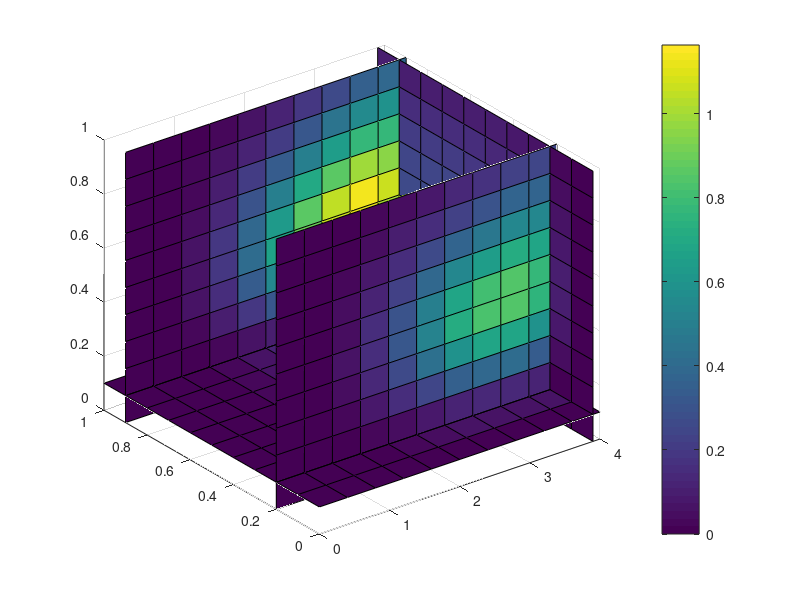

MATLAB code for this plot:
%  Flow with Fick Dispersion in 3D
%  Uses the explicit method.
%  Given boundary conditions on all sides.
clear;
L = 4.0;
W = 1.0;
T = 1.0;
Tend = 20.;
maxk = 100;
dt = Tend/maxk;
nx = 10.;
ny = 10;
nz = 10;
u(1:nx+1,1:ny+1,1:nz+1,1:maxk+1) = 0.;
dx = L/nx;
dy = W/ny;
dz = T/nz;
rdx2 = 1./(dx*dx);
rdy2 = 1./(dy*dy);
rdz2 = 1./(dz*dz);
disp = .001;
vel = [ .05 .1 .05];    %  Velocity of fluid.
dec = .001;     %  Decay rate of pollutant.
alpha = dt*disp*2*(rdx2+rdy2+rdz2);
x = dx*(0:nx);
y = dy*(0:ny);
z = dz*(0:nz);
for k=1:maxk+1  %  Source of pollutant.
   time(k) = (k-1)*dt;
   for l=1:nz+1
        for i=1:nx+1
            u(i,1,2,k) =10.*(time(k)<15);
        end
    end
end
coeff =1-alpha-vel(1)*dt/dx-vel(2)*dt/dy-vel(3)*dt/dz-dt*dec
for k=1:maxk    %  Explicit method.
    for l=2:nz
        for j = 2:ny
            for i = 2:nx
                u(i,j,l,k+1)=coeff*u(i,j,l,k) ...
                             +dt*disp*(rdx2*(u(i-1,j,l,k)+u(i+1,j,l,k))...
                                      +rdy2*(u(i,j-1,l,k)+u(i,j+1,l,k))...
                                      +rdz2*(u(i,j,l-1,k)+u(i,j,l+1,k)))...
                                      +vel(1)*dt/dx*u(i-1,j,l,k)...
                                      +vel(2)*dt/dy*u(i,j-1,l,k)...
                                      +vel(3)*dt/dz*u(i,j,l-1,k);
            end
        end
    end
    v=u(:,:,:,k);
    time(k)
    slice(x,y,z,v,3.9,[.2 .9],.1 )
    colorbar
    pause
end
